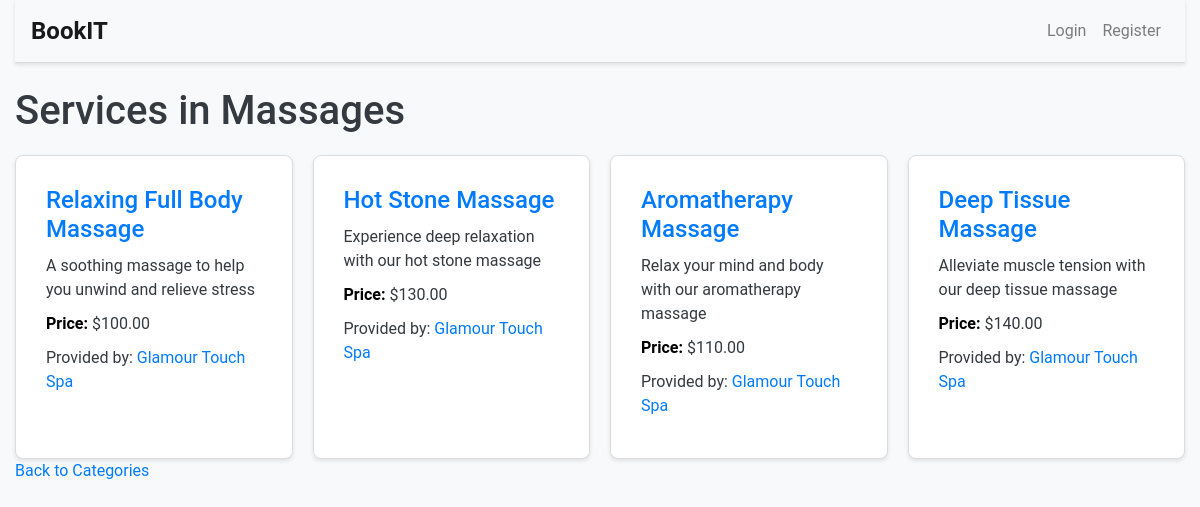
Page /category/MASSAGES on the committed database.
### bookit/models.py (models this page shows, shortened)
class Service(models.Model):
    CATEGORY_CHOICES = [
        ('HAIRDRESSING', 'Hairdressing'),
        ('BARBER', 'Barber'),
        ('COSMETOLOGY', 'Cosmetology'),
        ('MANICURE_PEDICURE', 'Manicure and Pedicure'),
        ('MASSAGES', 'Massages'),
        ('HAIR_REMOVAL', 'Hair Removal'),
        ('MAKEUP', 'Makeup'),
        ('AESTHETIC_MEDICINE', 'Aesthetic Medicine'),
        ('PERSONAL_TRAINING', 'Personal Training'),
        ('PHYSIOTHERAPY', 'Physiotherapy'),
        ('TATTOOS_PIERCING', 'Tattoos and Piercing'),
        ('SPRAY_TANNING', 'Spray Tanning'),
        ('EYELASH_STYLING', 'Eyelash Styling'),
        ('EYEBROW_STYLING', 'Eyebrow Styling'),
        ('DIETETICS', 'Dietetics'),
        ('SPA_RELAXATION', 'Spa and Relaxation'),
        ('FACIAL_TREATMENTS', 'Facial Treatments'),
        ('OTHER', 'Other'),
    ]
    id = models.AutoField(primary_key=True)
    name = models.CharField(max_length=255)
    description = models.TextField()
    price = models.DecimalField(max_digits=6, decimal_places=2)
    created_by = models.ForeignKey(Professional_User, on_delete=models.CASCADE, related_name="service_created_by")
    category = models.CharField(max_length=50, choices=CATEGORY_CHOICES, default='OTHER')
    duration = models.IntegerField(help_text="Duration in minutes")

class Professional_User(models.Model):
    id = models.AutoField(primary_key=True)
    user = models.ForeignKey(User, on_delete=models.CASCADE, related_name="Professional_User")
    company_name = models.CharField(max_length=100, unique=True)
    phone_number = models.CharField(max_length=15)
    address = models.CharField(max_length=255)
    city = models.CharField(max_length=255)
    zip_code = models.CharField(max_length=10)
    company_logo = models.CharField(max_length=10000, blank=True, null=True)

### bookit/views.py (the view)
# urls.py: path("category/<str:category>", views.category, name="category"),
def category(request, category):
    services = Service.objects.filter(category=category)
    selected_category_value = next((label for value, label in Service.CATEGORY_CHOICES if value == category), None)
    return render(request, 'bookit/category.html', {
        'services': services,
        'category': category,
        'selected_category_value': selected_category_value,
    })

### bookit/templates/bookit/category.html
{% extends "bookit/layout.html" %}
{% block body %}
    <h1>Services in {{ selected_category_value }}</h1>
    <div class="services-container">
        {% if services %}
            {% for service in services %}
                <div class="service-box">
                    <h2><a href="{% url 'service' service.id %}">{{ service.name }}</a></h2>
                    <p>{{ service.description }}</p>
                    <p><strong style="color: black;">Price:</strong> ${{ service.price }}</p>
                    <p>Provided by: <a href="{% url 'professional' service.created_by.user.username %}">{{ service.created_by.company_name }}</a></p>
                </div>
            {% endfor %}
        {% else %}
            <h5>No Services Available in This Category.</h5>
        {% endif %}
    </div>
    <a href="{% url 'index' %}">Back to Categories</a>
{% endblock %}

### bookit/static/bookit/styles.css (style rules this page uses)
body { font-family: 'Roboto', sans-serif; background-color: #f8f9fa; color: #333; margin: 0; padding: 0; min-height: 100vh; }
h1, h2, h3, h4, h5, h6 { color: #343a40; margin-bottom: 1rem; }
.services-container { display: grid; grid-template-columns: repeat(auto-fit, minmax(250px, 1fr)); gap: 20px; margin-top: 20px; }
.service-box { background-color: #fff; border: 1px solid #ddd; border-radius: 8px; padding: 30px; box-shadow: 0 2px 4px rgba(0, 0, 0, 0.1); transition: transform 0.3s ease, box-shadow 0.3s ease; }
.service-box h2 { font-size: 1.5rem; margin-bottom: 10px; color: #007bff; }
.service-box p { margin-bottom: 10px; color: #343a40; font-size: 1rem; }
.service-box p strong { font-weight: bold; color: #007bff; }
a { color: #007bff; text-decoration: none; }

### rows in the picture
Service: name "Relaxing Full Body Massage", description "A soothing massage to help you unwind and relieve stress", price "100.00", created_by.company_name "Glamour Touch Spa"
Service: name "Hot Stone Massage", description "Experience deep relaxation with our hot stone massage", price "130.00", created_by.company_name "Glamour Touch Spa"
Service: name "Aromatherapy Massage", description "Relax your mind and body with our aromatherapy massage", price "110.00", created_by.company_name "Glamour Touch Spa"
Service: name "Deep Tissue Massage", description "Alleviate muscle tension with our deep tissue massage", price "140.00", created_by.company_name "Glamour Touch Spa"

### other values in the picture
{{ selected_category_value }} "Massages"
